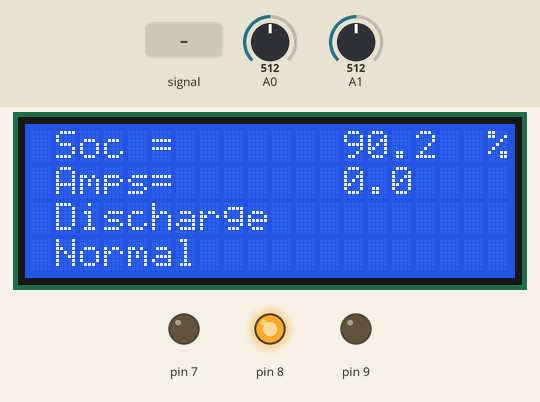
The sketch below on a simulated Arduino Uno, built with avr-gcc and run on an emulated ATmega328P. On the bench: 20×4 character LCD, output pins drawn as LEDs (lit = HIGH). The inputs (shaded band) are chosen by the test bench; at power-on: A0 = 512, A1 = 512. What the sketch prints to the serial monitor is not drawn. At 3.3 s the program stops and its outputs stay as they are.

Above: at 1.2 s.
1.3 s: A0 fed a 2 Hz sine of ±306 counts around its level
At 4.4 s:
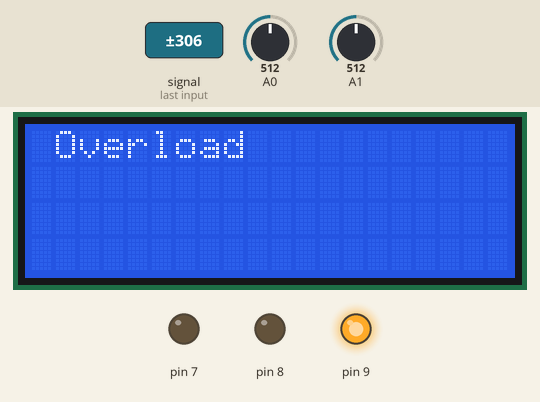
Timing chart, 0 to 4.8 s (numbered marks = the images above; inputs shaded):
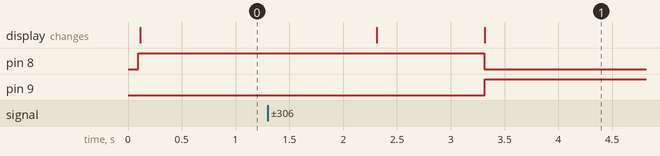

Measured:
- after the input at 1.3 s, pin 8: HIGH → LOW after 2.0 s; pin 9: LOW → HIGH after 2.0 s; the display: first changes after 1.0 s (image 1 shows a later state)

The sketch:

MTN_POWER_PROJECT_OP1.ino
```cpp
/*
 * you should probably determine the soc using both current integration and open circuit voltage method.
 * It is possible to cover the weakness of both techniques and provide an accurate monitoring technique.
 * I can provide you the codes if you need
 */


#include <LiquidCrystal.h>
LiquidCrystal lcd(12, 11, 5, 4, 3, 2);
const int mVperAmp = 100; const float chargingdfficiency = 0.7;
int RawValue = 0, ACSoffset = 2500;
double Voltage = 0, Amps = 0;
double g, q;
int m = 0, c = 0, d;
void resett() {
  digitalWrite(8, LOW);
  digitalWrite(7, LOW);
}

void setup() {
  pinMode(A0, INPUT); pinMode(A1, INPUT);
  pinMode(7, OUTPUT); pinMode(8, OUTPUT);
  pinMode(9, OUTPUT);
  Serial.begin(9600);
  delay(10); lcd.begin(20, 4); delay(10);
}

void loop() {
  resett();
  double vini = analogRead(1); vini = vini * 5 / 1023;
  vini = 5 * vini; Serial.print(vini, 3); vini = vini / 6;
  double soc = ((666.6667) * vini) - 1300; delay(10);
  q = soc * .42;
  if (soc < 30) {
    m = 1;  //charging
    resett();
    digitalWrite(7, HIGH);
  }
  if (soc >= 100) {
    m = 0;  // DISCHARGING
    resett();
    digitalWrite(8, HIGH);
  }
  if (m == 0) {
    resett();
    digitalWrite(8, HIGH);
  }
  delay(10);
  while (1) {
    RawValue = analogRead(0);
    Voltage = (RawValue / 1024.0) * 5000;
    Amps = ((Voltage - ACSoffset) / mVperAmp); Amps = -Amps;
    if ((Amps < .098) && (Amps > -.098)) {
      Amps = 0;
    }
    if (Amps > 9) {
      resett();
      lcd.clear();
      lcd.display();
      lcd.setCursor(1, 0);
      lcd.print("Overload"); digitalWrite(9, HIGH);
      while (1);
    }
    if (m == 0) {
      if (Amps <= 1.5) {
        g = 1.183;
      }
      else if (Amps <= 2) {
        g = 0.042 * Amps + 1.12;
      }
      else if (Amps <= 4) {
        g = 0.028 * Amps + 1.148;
      }
      else if (Amps <= 5) {
        g = 0.032 * Amps + 1.132;
      }
      else if (Amps <= 6) {
        g = 0.03 * Amps + 1.142;
      }
      else if (Amps <= 7) {
        g = 0.325 * Amps - 0.628;
      }
      else if (Amps <= 7.5) {
        g = 0.066 * Amps + 1.185;
      }
      else if (Amps <= 8) {
        g = 0.028 * Amps + 1.47;
      }
      else if (Amps <= 10) {
        g = 1.694;
      }
      soc = (q - Amps * g * 0.0002778) * 2.38095; q = soc * .42;
      if (soc < 5) {
        m = 1;
        resett();
        digitalWrite(7, HIGH);
      }
    }
    if (m == 1) {
      soc = (q - Amps * chargingdfficiency * 0.0002778) * 2.38095;
      q = soc * .42;
      if (soc >= 100) {
        m = 0;
        resett();
        digitalWrite(8, HIGH);
      }
    }
    lcd.clear();
    lcd.display();
    lcd.setCursor(1, 0);
    lcd.print("Soc = ");
    lcd.setCursor(13, 0);
    lcd.print(soc, 1);
    lcd.setCursor(19, 0);
    lcd.print("%");
    lcd.setCursor(1, 1);
    lcd.print("Amps= ");
    lcd.setCursor(13, 1);
    lcd.print(Amps, 1);
    if (m == 1) {
      lcd.setCursor(1, 2);
      lcd.print("Charging");
    }
    else {
      lcd.setCursor(1, 2);
      lcd.print("Discharge");
    }
    lcd.setCursor(1, 3); lcd.print("Normal");
    Serial.println((vini), 3);
    Serial.print("Amps = ");
    Serial.println(Amps, 9);
    Serial.print(" Soc = ");
    Serial.println(soc, 9);

    for (d = 0; ((Amps == 0) && (d <= 1200)); d++) {
      RawValue = analogRead(0);
      Voltage = (RawValue / 1024.0) * 5000;
      Amps = ((Voltage - ACSoffset) / mVperAmp); Amps = -Amps;
      if (d == 1200) {
        vini = analogRead(1); vini = vini * 25 / (6 * 1023);
        soc = ((666.6667) * vini) - 1300; d = 0;
      }
    }

    delay(1000);
  }
}
```
